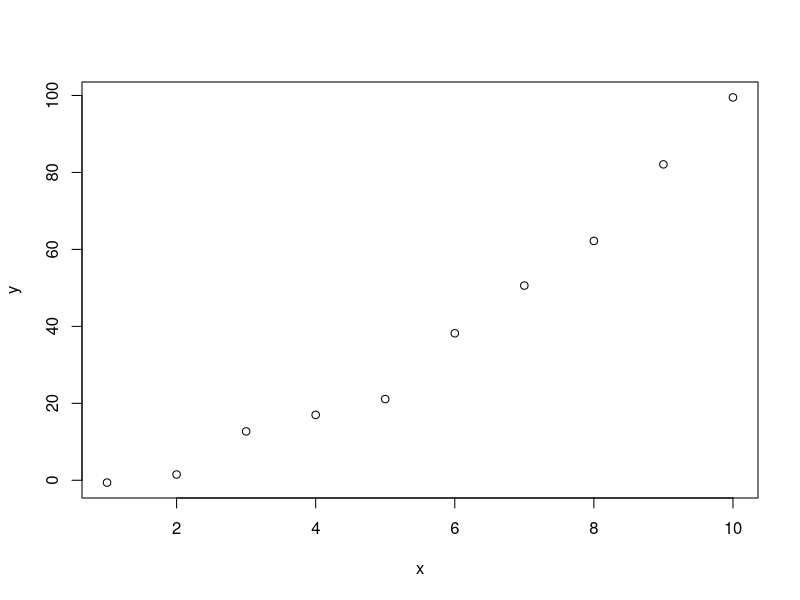

The R source for this figure: (Note: this script raises an error after producing the figure.)
library(truncnorm)

x<-c(1:10)
e<-0.1*ceiling(rtruncnorm(10,-50,50,0,25))
a<-1
b<-0.1
y <- x^2+e
df_stopping <- data.frame(x,y)
plot(x,y)

y <- sqrty^2
df_transf_before <- data.frame(x,y)

df_transf_before_residuals <- data.frame(y,resid(lm(y~x)))

df_transf_after_residuals <- data.frame(sqrty,resid(lm(sqrty~x)))
#plot(y,resid(lm(y~x)))


x<-c(16.7,21.0,26.8,29.4,34.7,42.3,51.7,58.0,65.5,73.2)
y<-c(6,8,13,18,22,38,51,66,82,107)
sqrty<-y^0.5
par(mfrow=(c(2,2)))
plot(x,y)
plot(y,resid(lm(y~x)))
plot(x,sqrty)
plot(sqrty,resid(lm(sqrty~x)))
df_stoppingdata <- data.frame(x,y)
df_stoppingresid <- data.frame(y,residuals(lm(y~x)))
df_stoppingdatat <- data.frame(x,sqrty)
df_stoppingresidt <- data.frame(sqrty,residuals(lm(sqrty~x)))

summary(lm(sqrty~x))

sqrty <- y^0.5

plot(x,sqrty)

sums <- function(dfr){
  attach(dfr)
  sxx <- sum(x^2) - ((sum(x))^2)/length(x)
  syy <- sum(y^2) - ((sum(y))^2)/length(y)
  sxy <- sum(x*y) - (sum(x)*sum(y))/length(x)
  print(sxx)
  print(syy)
  print(sxy)
  detach(dfr)
}

rm(x)
rm(y)


sums(df_stoppingdatat)
